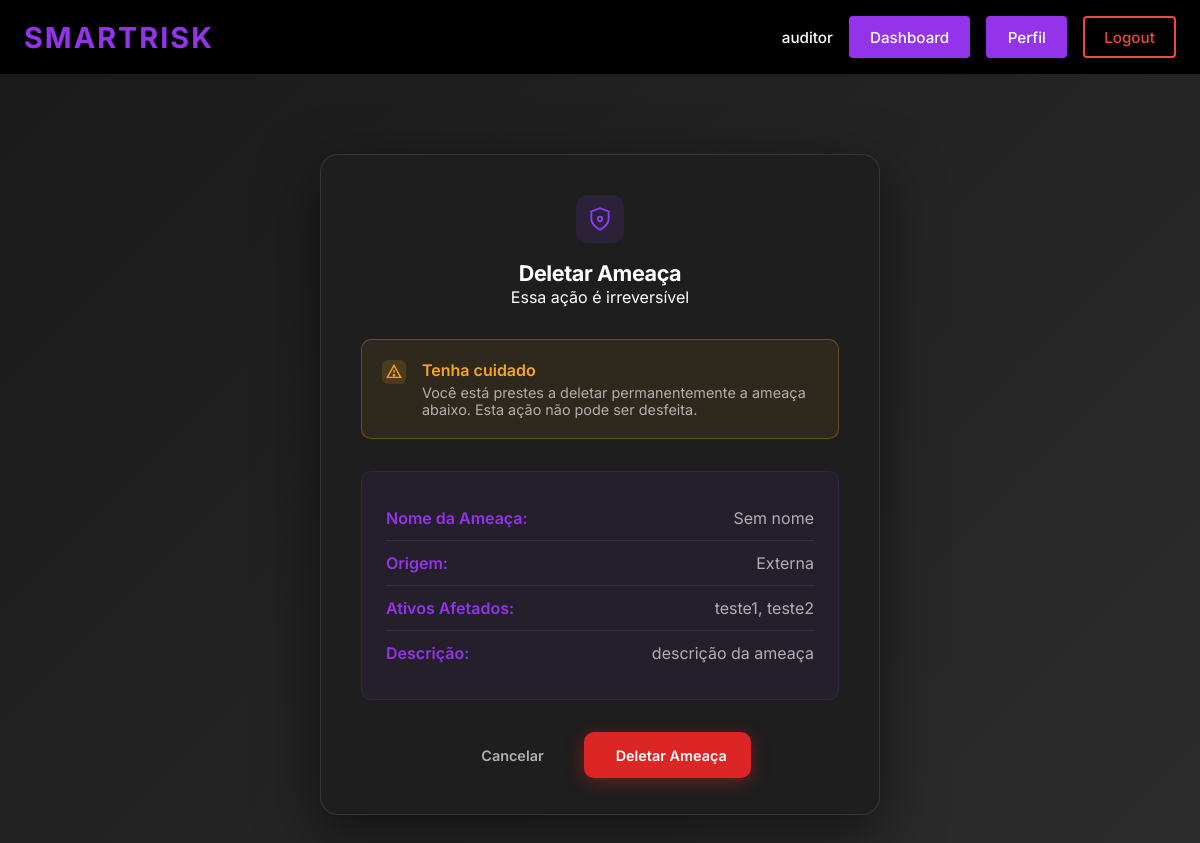
Page /deletar_ameaca/1/ (signed in) on the earlier database version.
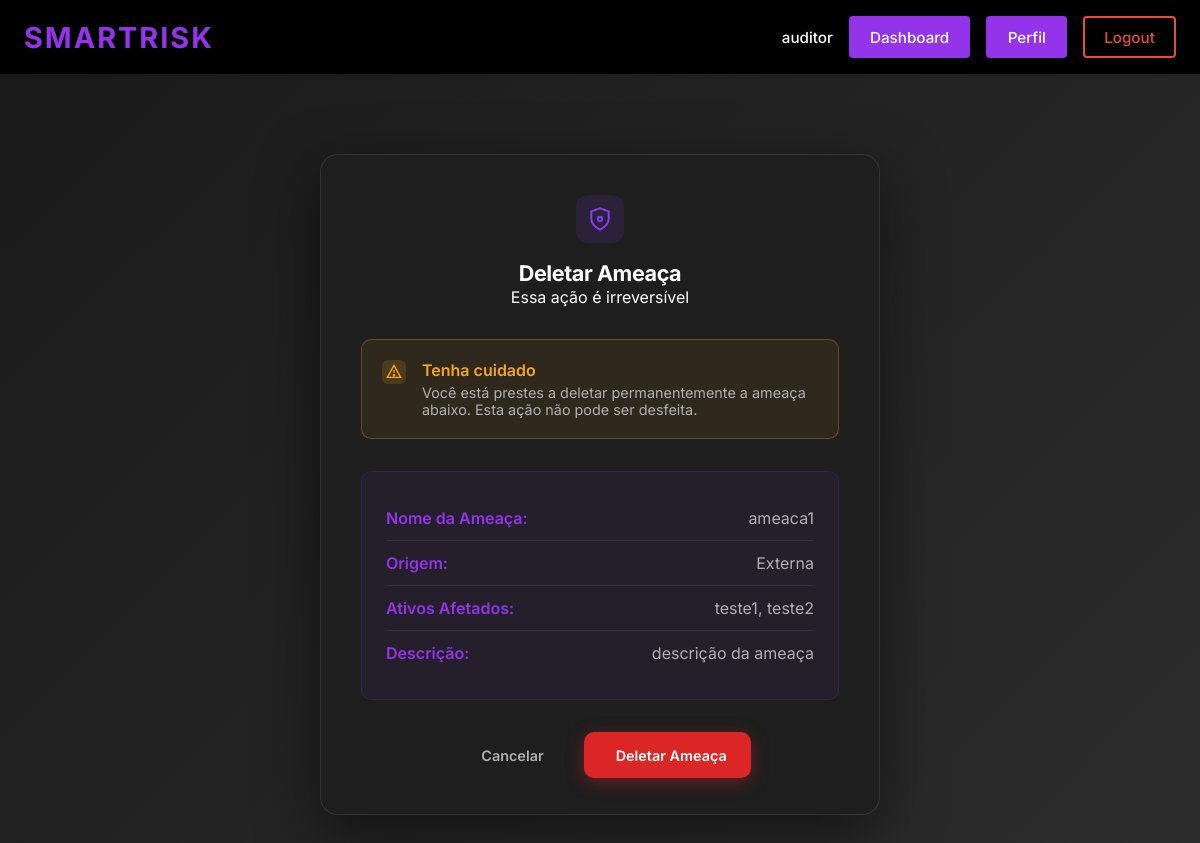
Same page on the later database version.
### ismsapp/models.py (models this page shows, shortened)
class Ameaca(models.Model):
    """The name/title of the threat."""
    nome = models.CharField(
        max_length=255,
        default="Sem nome",
        help_text="Nome ou título da ameaça (ex: Ransomware Cryptolocker).",
    )
    """The origin of the threat (external, internal, or hybrid)."""
    origem = models.CharField(
        max_length=50,
        choices=[
            ('externa', 'Externa'),
            ('interna', 'Interna'),
            ('hibrida', 'Híbrida'),
        ],
        default='externa',
        help_text="Origem da ameaça.",
    )
    """The assets that this threat targets. A threat can affect multiple assets."""
    ativos = models.ManyToManyField(
        Ativo,
        related_name = "ameacas",
        help_text = "Os ativos que esta ameaça tem como alvo.",
    )
    """Detailed description of the threat scenario, including how it could be triggered and by whom. This should provide enough context to understand the nature of the threat and its potential impact on the asset."""
    descricao = models.TextField(
        help_text = "Descrição detalhada do cenário de ameaça, incluindo como ele poderia ser acionado e por quem.",
    )
    """Description of possible impacts that could result from this threat being realized."""
    impactos = models.TextField(
        blank=True,
        help_text = "Descrição dos possíveis impactos que poderiam resultar da realização desta ameaça.",
    )
    class Meta:
        verbose_name = "Ameaça"
        verbose_name_plural = "Ameaças"

### ismsapp/views.py (the view, shortened to what this page needs)
# urls.py: path("deletar_ameaca/<int:ameaca_id>/", views.DeleteAmeacaView.as_view(), name="deletar_ameaca"),
class DeleteAmeacaView(View):
    template_name = "ismsapp/deletar_ameaca.html"
    def _check_permission(self, user):
        if not user.is_authenticated:
            return False
        user_profile = getattr(user, 'profile', None)
        if not user_profile:
            return False
        allowed_actors = [
            UserProfile.Actor.AUDITOR,
            UserProfile.Actor.ANALISTA
        ]
        return user_profile.actor_type in allowed_actors
    @method_decorator(login_required(login_url="login"))
    def get(self, request, ameaca_id=None, *args, **kwargs):
        if not self._check_permission(request.user):
            return redirect('dashboard')
        from .models import Ameaca
        if not ameaca_id:
            return redirect('lista_ameacas')
        try:
            ameaca = Ameaca.objects.get(id=ameaca_id)
        except Ameaca.DoesNotExist:
            return redirect('lista_ameacas')
        contexto = {
            'ameaca': ameaca,
            'ameaca_id': ameaca_id,
        }
        return render(request, self.template_name, contexto)

### ismsapp/templates/ismsapp/deletar_ameaca.html (shortened to what this page needs)
{% extends "ismsapp/base.html" %}
{% load static %}
{% block extra_css %}
    <link href="{% static 'css/ismsapp/identificacao_riscos.css' %}" rel="stylesheet">
{% endblock %}
{% block content %}
    <div class="page">
        <form method="post" action="" class="card">
            <div class="card-header">
                <div class="shield-wrap">
                    <svg width="26" height="26" viewBox="0 0 24 24" fill="none" stroke="#8b3cf7" stroke-width="1.8">
                        <path d="M12 22s8-4 8-10V5l-8-3-8 3v7c0 6 8 10 8 10z"/>
                        <circle cx="12" cy="12" r="2"/>
                    </svg>
                </div>
                <div>
                    <h1 class="card-title">Deletar Ameaça</h1>
                    <p class="card-description">Essa ação é irreversível</p>
                </div>
            </div>
            <div class="warning-box">
                <span class="warning-icon">
                    <svg width="16" height="16" viewBox="0 0 24 24" fill="none" stroke="currentColor" stroke-width="2">
                        <path d="M12 2L2 20h20L12 2z"/>
                        <line x1="12" y1="9" x2="12" y2="13"/>
                        <circle cx="12" cy="17" r="1"/>
                    </svg>
                </span>
                <div>
                    <p class="warning-title">Tenha cuidado</p>
                    <p class="warning-text">Você está prestes a deletar permanentemente a ameaça abaixo. Esta ação não pode ser desfeita.</p>
                </div>
            </div>
            <div class="threat-details">
                <div class="detail-row">
                    <span class="detail-label">Nome da Ameaça:</span>
                    <span class="detail-value">{{ ameaca.nome }}</span>
                </div>
                <div class="detail-row">
                    <span class="detail-label">Origem:</span>
                    <span class="detail-value">{{ ameaca.get_origem_display }}</span>
                </div>
                <div class="detail-row">
                    <span class="detail-label">Ativos Afetados:</span>
                    <span class="detail-value">
                        {% if ameaca.ativos.all %}
                            {% for ativo in ameaca.ativos.all %}
                                {{ ativo.nome }}{% if not forloop.last %}, {% endif %}
                            {% endfor %}
                        {% else %}
                            Nenhum ativo
                        {% endif %}
                    </span>
                </div>
                <div class="detail-row">
                    <span class="detail-label">Descrição:</span>
                    <span class="detail-value">{{ ameaca.descricao }}</span>
                </div>
            </div>
            <div class="form-buttons">
                <a href="{% url 'lista_ameacas' %}" class="btn btn-cancel">
                     Cancelar
                </a>
                <button type="submit" class="btn btn-confirm btn-danger">
                     Deletar Ameaça
                </button>
            </div>
        </form>
    </div>
{% endblock %}

Differences in the rows shown:
changed Ameaca "Externa": nome "Sem nome" → "ameaca1"
